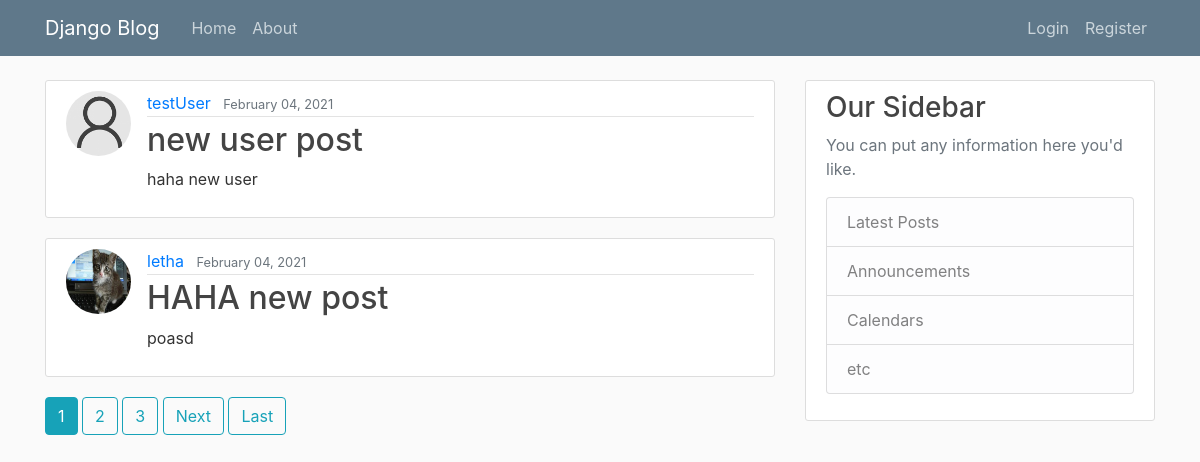
/blog/, run on an earlier commit of the app's database.
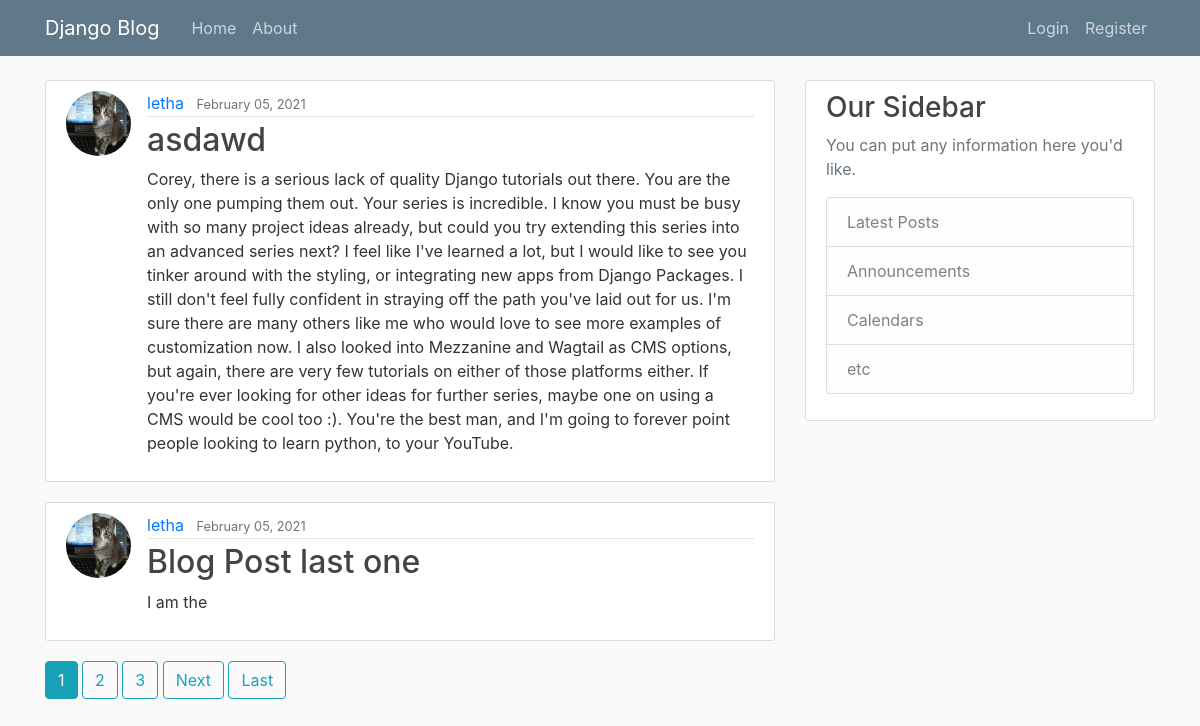
And on a later commit of the database.
### Blog/models.py (models this page shows, shortened)
class Post(models.Model):
    title = models.CharField(max_length=100)
    content = models.TextField()
    date_posted = models.DateTimeField(default=timezone.now)
    author = models.ForeignKey(User, on_delete=models.CASCADE)

### users/models.py (models this page shows, shortened)
class Profile(models.Model):
    user = models.OneToOneField(User, on_delete=models.CASCADE);
    image = models.ImageField(default='default.jpg', upload_to='profile_pics');

### Blog/views.py (the view)
# urls.py: path('', PostListView.as_view(), name='blog-home'),
class PostListView(ListView):
    model = Post
    template_name = 'blog/home.html'  # <app>/<model>_<viewtype>.html
    context_object_name = 'posts'
    ordering = ['-date_posted']
    paginate_by = 2

### Blog/templates/Blog/home.html (shortened to what this page needs)
{% extends 'blog/base.html' %}
{% block content %}
    {% for post in posts %}
        <article class="media content-section">
            <img class="rounded-circle article-img" src="{{ post.author.profile.image.url }}">
          <div class="media-body">
            <div class="article-metadata">
              <a class="mr-2" href="#">{{ post.author }}</a>
              <small class="text-muted">{{ post.date_posted|date:"F d, Y"}}</small>
            </div>
            <h2><a class="article-title" href="{% url 'post-detail' post.id%}">{{ post.title }}</a></h2>
            <p class="article-content">{{ post.content }}</p>
          </div>
        </article>
    {% endfor %}
    {% if is_paginated %}
        {% for num in page_obj.paginator.page_range %}
            {% if page_obj.number == num %}
                <a class="btn btn-info mb-4" href="?page={{ num }}">{{ num }}</a>
            {% elif num > page_obj.number|add:'-3' and num < page_obj.number|add:'3' %}
                <a class="btn btn-outline-info mb-4" href="?page={{ num }}">{{ num }}</a>
            {% endif %}
        {% endfor %}
        {% if page_obj.has_next %}
            <a class="btn btn-outline-info mb-4" href="?page={{ page_obj.next_page_number }}">Next</a>
            <a class="btn btn-outline-info mb-4" href="?page={{ page_obj.num_pages }}">Last </a>
        {% endif %}
    {% endif %}
{% endblock content %}

What changed in the data, as far as the page shows it:
no longer on this page (row unchanged): Post: author.profile.image (placeholder picture), author "testUser", date_posted "February 04, 2021", title "new user post", content "haha new user"
no longer on this page (row unchanged): Post: author.profile.image (picture), author "letha", date_posted "February 04, 2021", title "HAHA new post", content "poasd"
added Post: author.profile.image (picture), author "letha", date_posted "February 05, 2021", title "asdawd", content "Corey, there is a serious lack of quality Django tutorials out there. You are the only one pumping them out. Your series is incredible. I know you must be busy with so many project ideas already, but could you try extending this series into an advanced series next? I feel like I've learned a lot, but I would like to see you tinker around with the styling, or integrating new apps from Django Packages. I still don't feel fully confident in straying off the path you've laid out for us. I'm sure there are many others like me who would love to see more examples of customization now. I also looked into Mezzanine and Wagtail as CMS options, but again, there are very few tutorials on either of…"
added Post: author.profile.image (picture), author "letha", date_posted "February 05, 2021", title "Blog Post last one", content "I am the"
